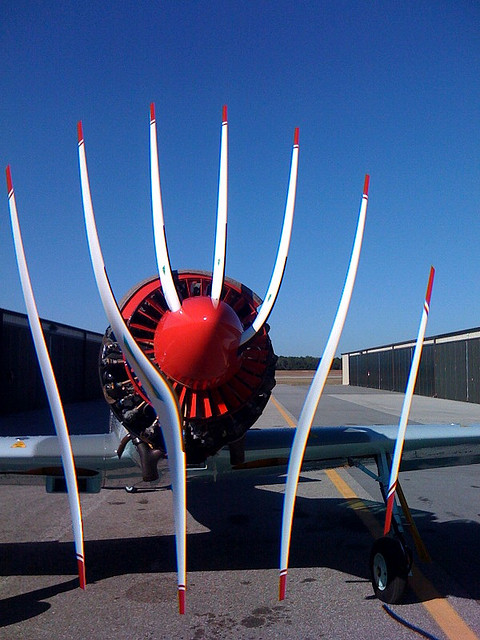
%> input picture Rolling Shutter/Flickr.jpg, 480 x 640 px
$ octave UndoWarp.m   (GNU Octave 9; MATLAB toolbox functions it lacks are replaced by stand-ins)
%> lines starting %> are read from the running program, lines starting %| are printed output that depends on the picture
rotspes = linspace(2.39,2.5,10);

for m = 1:1

f = imread('Flickr.jpg');
%> f is the input picture: size 640x480x3 uint8; mean R, G, B 67.3, 86.7, 125.1
centre = [190 360];
rad = 300;
newf = uint8(zeros(2*rad+1, 2*rad+1, 3));

ylo = centre(2) - rad;
if(ylo < 1)
    ylo = 1;
end
dfromcent = centre(2) - ylo;
ylonew = rad+1 - dfromcent;

yhi = centre(2) + rad;
if(yhi > 640)
    yhi = 640;
end
dfromcent = yhi - centre(2);
yhinew = rad+1 + dfromcent;

xlo = centre(1) - rad;
if(xlo < 1)
    xlo = 1;
end
dfromcent = centre(1) - xlo;
xlonew = rad+1 - dfromcent;

xhi = centre(1) + rad;
if(xhi > 480)
    xhi = 480;
end
dfromcent = xhi - centre(1);
xhinew = rad+1 + dfromcent;

newf(ylonew:yhinew,xlonew:xhinew,:) = f(ylo:yhi,xlo:xhi,:);
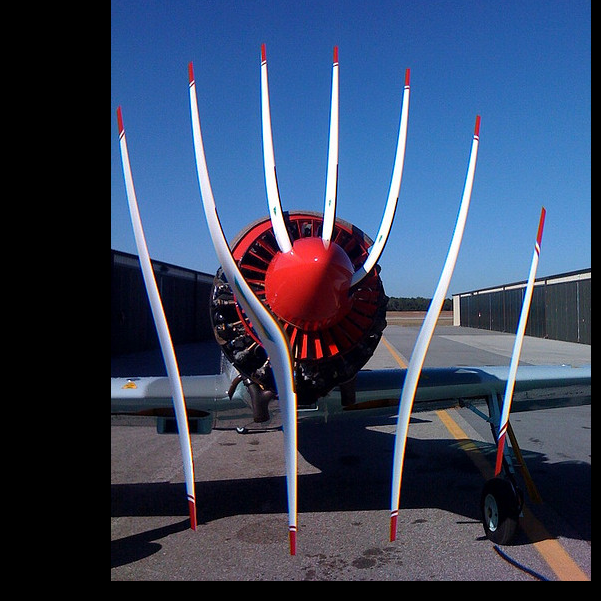
%> newf: size 601x601x3 uint8; mean R, G, B 54.8, 68.2, 94.8
f = imrotate(newf,-90);
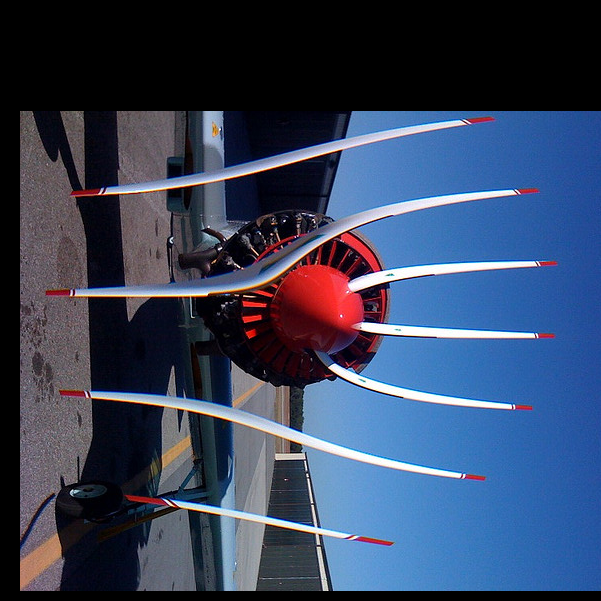
%> f: size 601x601x3 uint8; mean R, G, B 54.8, 68.2, 94.8; mean of the top-left, top-right, bottom-left and bottom-right quarters 40.6, 70.6, 60.7, 118.3

scalefactor = 3;
Npix = 2*rad+1;
I = (zeros(size(f)));
Ip = (zeros(size(f)));
rotsperexposure = rotspes(m);
rps = 10;
omega = 2*pi*rps;
pixps = scalefactor*Npix*rps/rotsperexposure;
sperpix = 1/pixps;
weights = zeros(Npix,Npix);

fbig = imresize(f,[round(scalefactor*Npix) round(scalefactor*Npix)],'bicubic');

%> (the run ends here)
